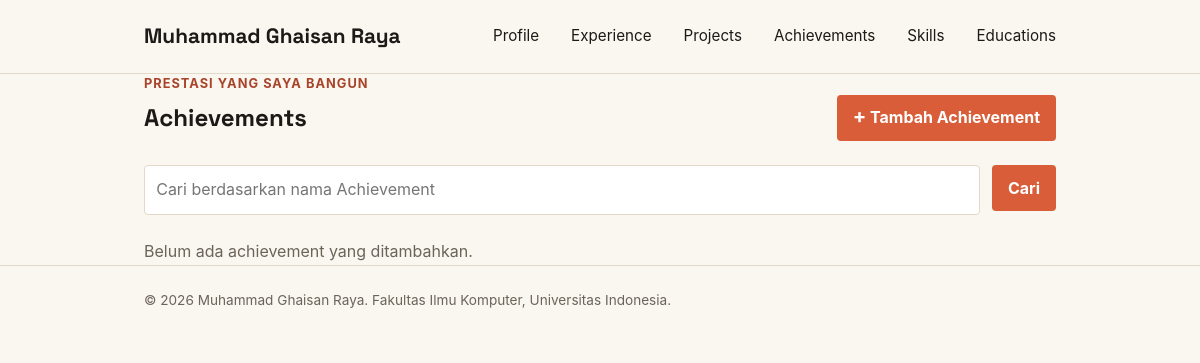
The app's page /achievement/, older data.
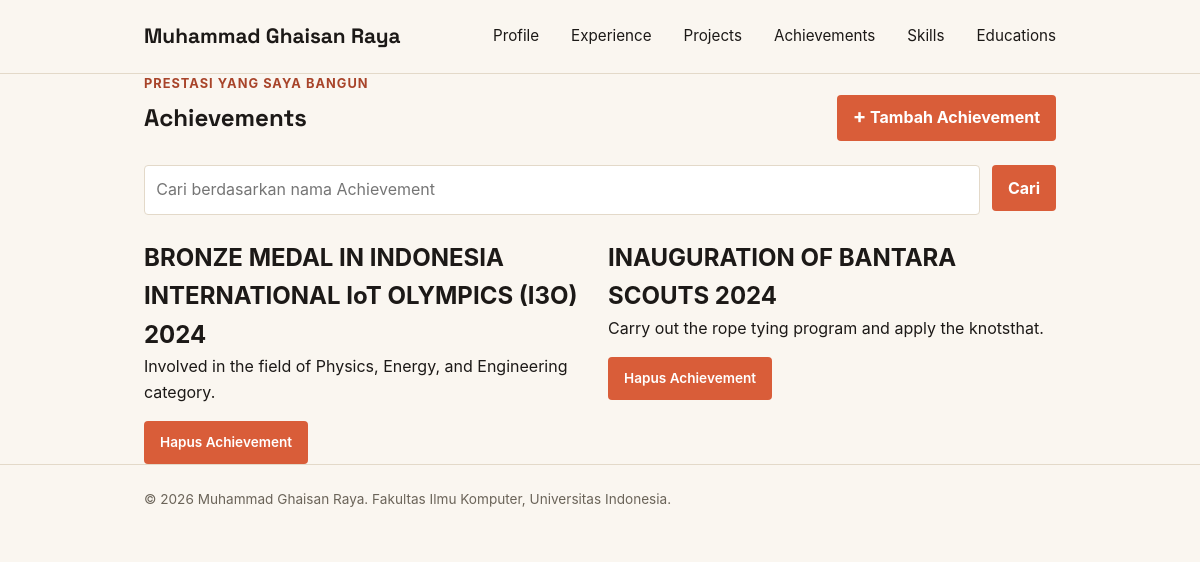
The same page, newer data.
### main/models.py (models this page shows, shortened)
class Achievement(models.Model):
    ACHIEVEMENT_CHOICE = [
        ("internasional", "Internasional"),
        ("provinsi", "Provinsi"),
        ("kabupaten", "Kabupaten"),
        ("sekolah", "Sekolah"),
    ]
    id = models.UUIDField(primary_key=True, default=uuid.uuid4, editable=False)
    title = models.CharField(max_length=255)
    description = models.TextField()
    category = models.CharField(
        max_length=20,
        choices=ACHIEVEMENT_CHOICE,
        default="sekolah",
    )
    thumbnail = models.URLField(blank=True, null=True)
    started_at = models.DateTimeField(auto_now_add=True)
    ended_at = models.DateTimeField(blank=True, null=True)
    tech_stack = models.CharField(max_length=255, blank=True, default="")
    achievement_url = models.URLField(blank=True)
    achievement_image_url = models.URLField(blank=True, max_length=500)

### main/views.py (the view)
# urls.py: path("achievement/", show_achievement, name="show_achievement"),
def show_achievement(request):
    context = {
        "name": "Muhammad Ghaisan Raya",
        "achievement_list": Achievement.objects.all(),
        }
    return render(request, "achievement.html", context)

### templates/achievement.html (shortened to what this page needs)
{% extends 'base.html' %}
{% block content %}
    <main>
            <section class="achievement-section" id="achievement">
            <div class="container">
                <p class="section-kicker">Prestasi yang saya bangun</p>
                <div class="project-header">
                    <h1>Achievements</h1>
                    <a href="{% url 'main:create_achievement' %}"
                       class="button achievement-add-button">
                        <span aria-hidden="true">+</span>
                        Tambah Achievement
                    </a>
                </div>
                <form method="get"
                      action="{% url 'main:show_achievement' %}"
                      class="achievement-search">
                    <input type="search"
                           name="title"
                           value="{{ title_query }}"
                           placeholder="Cari berdasarkan nama Achievement"
                           class="achievement-search__input"
                           aria-label="Cari berdasarkan nama Achievement">
                    <button type="submit" class="button">Cari</button>
                </form>
                <div class="achievement-grid project-grid">
                    {% for achievement in achievement_list %}
                        <article class="achievement-card">
                            <h2>{{ achievement.title }}</h2>
                            <p class="achievement-description">{{ achievement.description }}</p>
                            <div class="achievement-card-actions">
                                <div class="achievement-actions">
                                    {% include "achievement_delete_modal.html" with achievement=achievement %}
                                </div>
                            </div>
                        </article>
                    {% empty %}
                        {% if title_query %}
                            <p class="empty-state">Tidak ada achievement dengan nama tersebut.</p>
                        {% else %}
                            <p class="empty-state">Belum ada achievement yang ditambahkan.</p>
                        {% endif %}
                    {% endfor %}
                </div>
            </div>
        </section>
    </main>
{% endblock content %}

### templates/achievement_delete_modal.html (shortened to what this page needs)
<p class="achievement-status">
    <button type="button"
            class="button button-danger"
            popovertarget="delete-achievement-{{ achievement.id }}"
            aria-label="Hapus {{ achievement.title }}"
            title="Hapus achievement">
        Hapus Achievement
    </button>
</p>

Row changes from the older to the newer data that the page shows:
added Achievement: title "BRONZE MEDAL IN INDONESIA INTERNATIONAL IoT OLYMPICS (I3O) 2024", description "Involved in the field of Physics, Energy, and Engineering category."
added Achievement: title "INAUGURATION OF BANTARA SCOUTS 2024", description "Carry out the rope tying program and apply the knotsthat."
Text that changed along with them:
text no longer shown: "Belum ada achievement yang ditambahkan."
